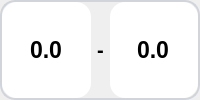
     <widget class="QWidget" name="widget_190" native="true">
      <layout class="QHBoxLayout" name="horizontalLayout_180" stretch="4">
       <property name="leftMargin">
        <number>0</number>
       </property>
       <property name="topMargin">
        <number>0</number>
       </property>
       <property name="rightMargin">
        <number>0</number>
       </property>
       <property name="bottomMargin">
        <number>0</number>
       </property>
       <item>
        <widget class="QWidget" name="widget_152" native="true">
         <property name="maximumSize">
          <size>
           <width>200</width>
           <height>16777215</height>
          </size>
         </property>
         <property name="styleSheet">
          <string notr="true">QWidget{
    border: 2px solid #D1D5DB;
    border-radius: 15px;
}
QWidget:focus {
    border: 2px solid #0B7EC8;
}
QDoubleSpinBox
{
    border: none;
}
QSpinBox
{
    border: none;
}</string>
         </property>
         <layout class="QHBoxLayout" name="horizontalLayout_235" stretch="1,0,1">
          <property name="leftMargin">
           <number>2</number>
          </property>
          <property name="topMargin">
           <number>2</number>
          </property>
          <property name="rightMargin">
           <number>2</number>
          </property>
          <property name="bottomMargin">
           <number>2</number>
          </property>
          <item>
           <widget class="QDoubleSpinBox" name="pressure_pv_a_4">
            <property name="sizePolicy">
             <sizepolicy hsizetype="Preferred" vsizetype="Preferred">
              <horstretch>0</horstretch>
              <verstretch>0</verstretch>
             </sizepolicy>
            </property>
            <property name="font">
             <font>
              <family>Segoe UI</family>
              <pointsize>17</pointsize>
              <weight>75</weight>
              <italic>false</italic>
              <bold>true</bold>
             </font>
            </property>
            <property name="styleSheet">
             <string notr="true"/>
            </property>
            <property name="wrapping">
             <bool>true</bool>
            </property>
            <property name="alignment">
             <set>Qt::AlignCenter</set>
            </property>
            <property name="readOnly">
             <bool>true</bool>
            </property>
            <property name="buttonSymbols">
             <enum>QAbstractSpinBox::NoButtons</enum>
            </property>
            <property name="prefix">
             <string/>
            </property>
            <property name="suffix">
             <string/>
            </property>
            <property name="decimals">
             <number>1</number>
            </property>
            <property name="maximum">
             <double>999.000000000000000</double>
            </property>
            <property name="value">
             <double>0.000000000000000</double>
            </property>
           </widget>
          </item>
          <item>
           <widget class="QLabel" name="label_89">
            <property name="font">
             <font>
              <family>Segoe UI</family>
              <pointsize>15</pointsize>
              <weight>75</weight>
              <bold>true</bold>
             </font>
            </property>
            <property name="styleSheet">
             <string notr="true">border: none;
</string>
            </property>
            <property name="text">
             <string>-</string>
            </property>
            <property name="alignment">
             <set>Qt::AlignCenter</set>
            </property>
           </widget>
          </item>
          <item>
           <widget class="QDoubleSpinBox" name="pressure_sv_a_4">
            <property name="sizePolicy">
             <sizepolicy hsizetype="Preferred" vsizetype="Preferred">
              <horstretch>0</horstretch>
              <verstretch>0</verstretch>
             </sizepolicy>
            </property>
            <property name="font">
             <font>
              <family>Segoe UI</family>
              <pointsize>17</pointsize>
              <weight>75</weight>
              <italic>false</italic>
              <bold>true</bold>
             </font>
            </property>
            <property name="styleSheet">
             <string notr="true"/>
            </property>
            <property name="wrapping">
             <bool>false</bool>
            </property>
            <property name="alignment">
             <set>Qt::AlignCenter</set>
            </property>
            <property name="readOnly">
             <bool>false</bool>
            </property>
            <property name="buttonSymbols">
             <enum>QAbstractSpinBox::NoButtons</enum>
            </property>
            <property name="prefix">
             <string/>
            </property>
            <property name="suffix">
             <string/>
            </property>
            <property name="decimals">
             <number>1</number>
            </property>
            <property name="maximum">
             <double>999.000000000000000</double>
            </property>
            <property name="value">
             <double>0.000000000000000</double>
            </property>
           </widget>
          </item>
         </layout>
        </widget>
       </item>
      </layout>
     </widget>
